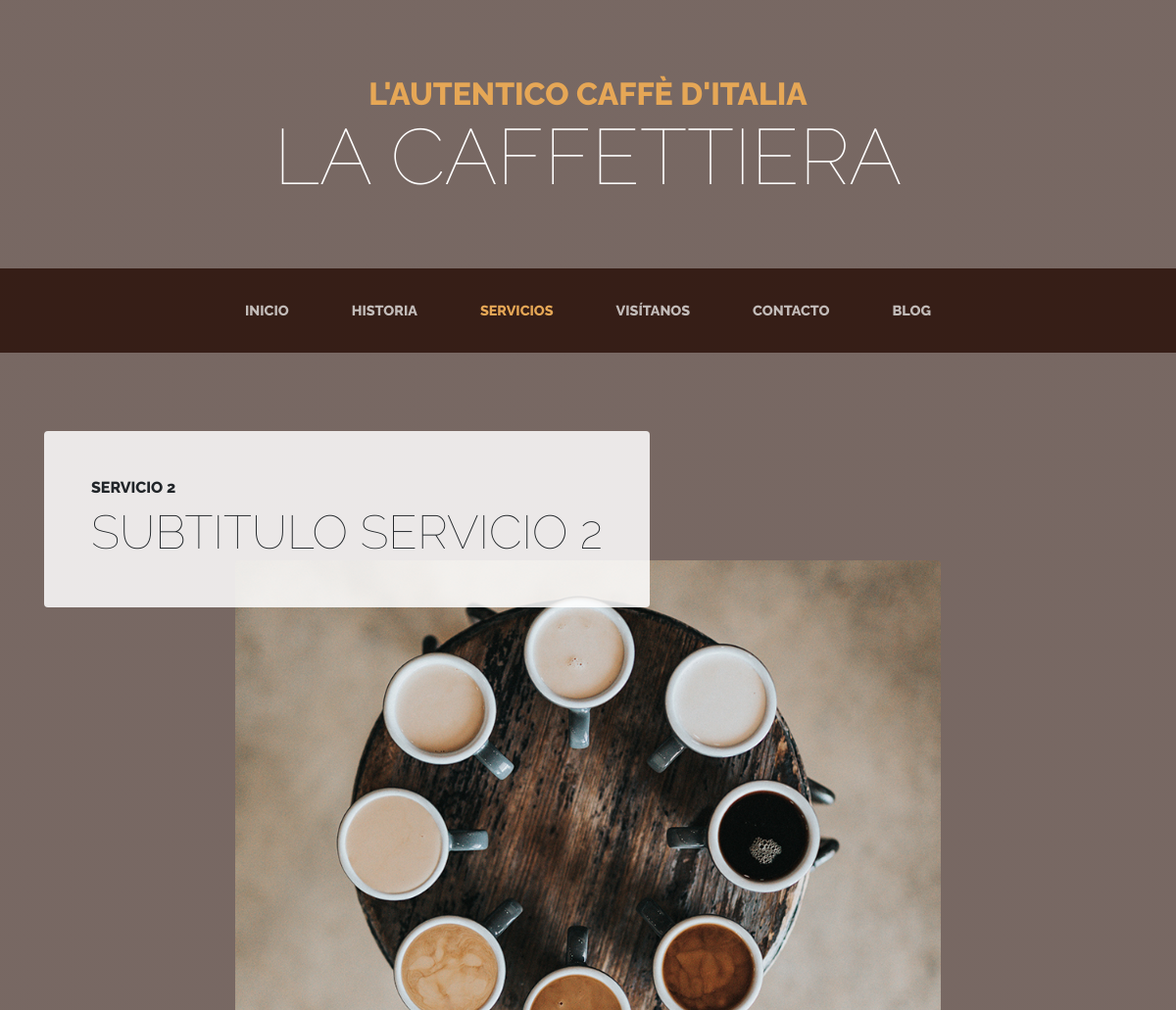
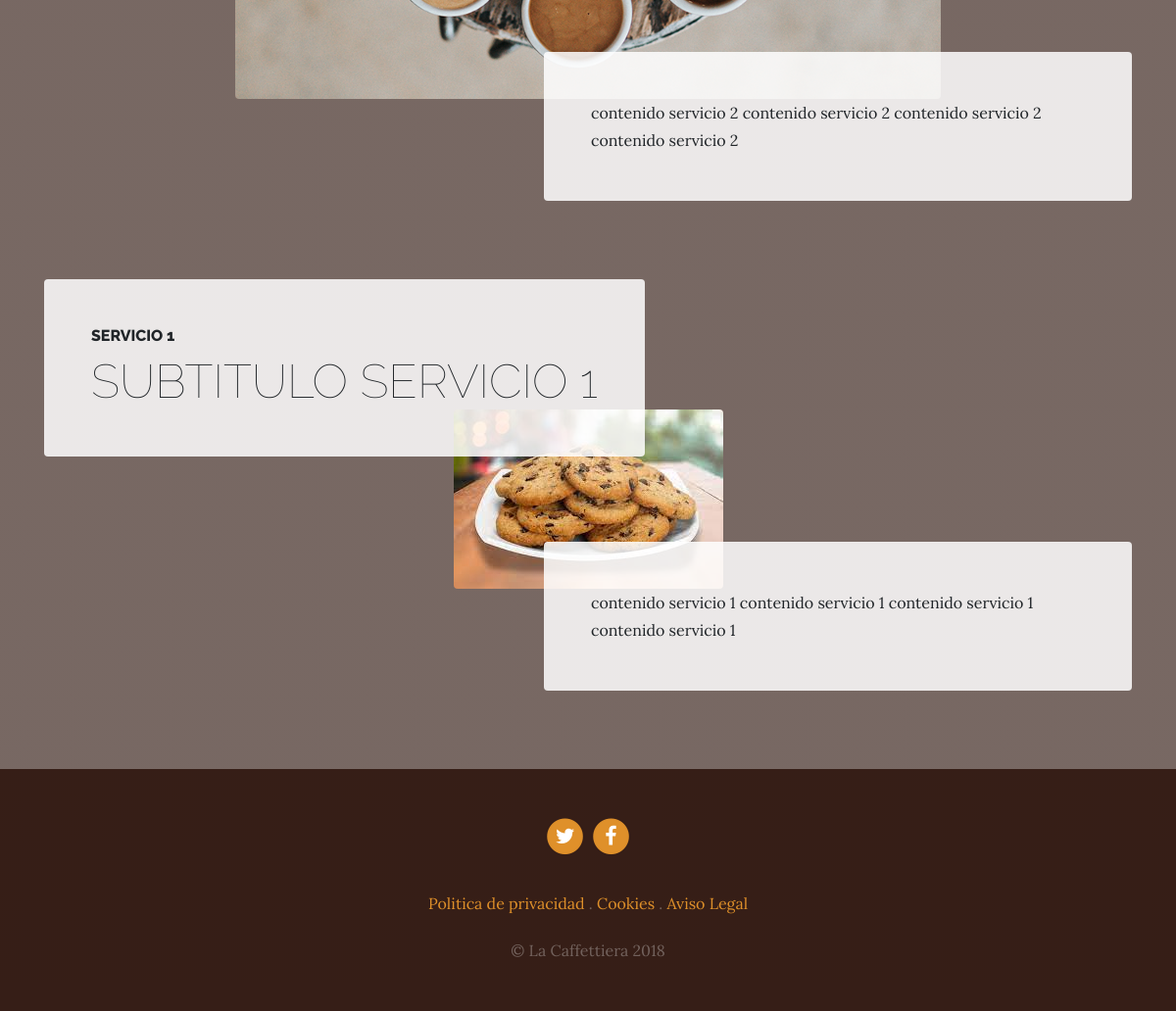
Page /services/ on the committed database (2 pictures, top to bottom).
### services/models.py (models this page shows, shortened)
class Service(models.Model):
    title = models.CharField(max_length=200, verbose_name="Titulo")
    subtitle = models.CharField(max_length=200, verbose_name="Subtitulo")
    content = models.TextField(verbose_name="Contenido")
    image = models.ImageField(verbose_name="Imagen", upload_to='services')
    created = models.DateTimeField(auto_now_add=True, verbose_name="Fecha de creacion")
    updated = models.DateTimeField(auto_now=True, verbose_name="Fecha de actualizacion")
    class Meta:
        verbose_name = "servicio"
        verbose_name_plural = "servicios"
        ordering = ["-created"]

### pages/models.py (models this page shows, shortened)
class Page(models.Model):
    title = models.CharField(verbose_name="Titulo", max_length=200)
    content = RichTextField(verbose_name="Contenido")
    order = models.SmallIntegerField(verbose_name="Orden", default=0)
    created = models.DateTimeField(auto_now_add=True, verbose_name="Fecha de creacion")
    updated = models.DateTimeField(auto_now=True, verbose_name="Fecha de actualizacion")
    class Meta:
        verbose_name = "Pagina"
        verbose_name_plural = "Paginas"
        ordering = ["order", "title"]

### services/views.py (the view)
# urls.py: path('', service_views.services, name='services'),
def services(request):
    services = Service.objects.all()
    return render(request, 'services/services.html', {'services': services})

### pages/templatetags/pages_extras.py (called while the page is built)
@register.simple_tag
def get_page_list():
    pages = Page.objects.all()
    return pages

### social/processors.py (called while the page is built)
def context_dict(request):
    ctx = {}
    links = Link.objects.all()
    for link in links:
        ctx[link.key] = link.url
    return ctx

### services/templates/services/services.html
{% extends 'core/base.html'%}
{% load static %}
{% block content %}
  {% for service in services %}
    <section class="page-section">
      <div class="container">
        <div class="product-item">
          <div class="product-item-title d-flex">
            <div class="bg-faded p-5 d-flex mr-auto rounded">
              <h2 class="section-heading mb-0">
                <span class="section-heading-upper">{{service.title}}</span>
                <span class="section-heading-lower">{{service.subtitle}}</span>
              </h2>
            </div>
          </div>
          <img class="product-item-img mx-auto d-flex rounded img-fluid mb-3 mb-lg-0" src="{{service.image.url}}" alt="">
          <div class="product-item-description d-flex ml-auto">
            <div class="bg-faded p-5 rounded">
              <p class="mb-0">{{service.content}}</p>
            </div>
          </div>
        </div>
      </div>
    </section>
  {% endfor %}
{% endblock %}

### core/templates/core/base.html (shortened to what this page needs)
<!DOCTYPE html>
<html lang="es">
<head>
  {% load static %}
  <link href="{% static 'core/vendor/bootstrap/css/bootstrap.min.css' %}" rel="stylesheet">
  <link href="{% static 'core/vendor/font-awesome/css/font-awesome.min.css' %}" rel="stylesheet" type="text/css">
  <link href="{% static 'core/css/business-casual.css' %}" rel="stylesheet">
</head>
<body>
  <h1 class="site-heading text-center text-white d-none d-lg-block">
    <span class="site-heading-upper text-primary mb-3">L'autentico caffè d'italia</span>
    <span class="site-heading-lower">La Caffettiera</span>
  </h1>
  <nav class="navbar navbar-expand-lg navbar-dark py-lg-4" id="mainNav">
    <div class="container">
      <div class="collapse navbar-collapse" id="navbarResponsive">
        <ul class="navbar-nav mx-auto">
          <li class="nav-item {% if request.path == '/' %}active{% endif %} px-lg-4">
            <a class="nav-link text-uppercase text-expanded" href="{% url 'home' %}">Inicio</a>
          </li>
          <li class="nav-item px-lg-4 {% if request.path == '/about/' %}active{% endif %}">
            <a class="nav-link text-uppercase  text-expanded" href="{% url 'about' %}">Historia</a>
          </li>
          <li class="nav-item px-lg-4 {% if request.path == '/services/' %}active{% endif %}">
            <a class="nav-link text-uppercase text-expanded" href="{% url 'services' %}">Servicios</a>
          </li>
          <li class="nav-item px-lg-4 {% if request.path == '/store/' %}active{% endif %}">
            <a class="nav-link text-uppercase text-expanded" href="{% url 'store' %}">Visítanos</a>
          </li>
          <li class="nav-item px-lg-4 {% if request.path == '/contact/' %}active{% endif %}">
            <a class="nav-link text-uppercase text-expanded" href="{% url 'contact' %}">Contacto</a>
          </li>
          <li class="nav-item px-lg-4 {% if request.path|slice:":6" == '/blog/'%}active{% endif %}">
            <a class="nav-link text-uppercase text-expanded" href="{% url 'blog' %}">Blog</a>
          </li>
        </ul>
      </div>
    </div>
  </nav>
  {% block content %}{% endblock %}
  <footer class="footer text-faded text-center py-5">
    <div class="container">
      <p class="m-0">
        {% if LINK_TWITTER %}
        <a href="{{LINK_TWITTER}}" class="link">
          <span class="fa-stack fa-lg">
            <i class="fa fa-circle fa-stack-2x"></i>
            <i class="fa fa-twitter fa-stack-1x fa-inverse"></i>
          </span>
        </a>
        {% endif %}
        {% if LINK_FACEBOOK %}
        <a href="{{LINK_FACEBOOK}}" class="link">
          <span class="fa-stack fa-lg">
            <i class="fa fa-circle fa-stack-2x"></i>
            <i class="fa fa-facebook fa-stack-1x fa-inverse"></i>
          </span>
        </a>
        {% endif %}
      </p>
      <p class="m-0 mbt">
        {% load pages_extras %}
        {% get_page_list as page_list %}
        {% for page in page_list %}
          <a href="{% url 'page' page.id page.title|slugify %}" class="link">{{page.title}}</a> {% if not forloop.last%}.{% endif %}
        {% endfor %}
      </p>
      <p class="m-0 mbt1">&copy; La Caffettiera 2018</p>
    </div>
  </footer>
</body>
</html>

### core/static/core/css/business-casual.css (style rules this page uses)
body { font-family: 'Lora'; background: linear-gradient(rgba(47, 23, 15, 0.65), rgba(47, 23, 15, 0.65)), url("../img/bg.jpg"); background-attachment: fixed; background-position: center; background-size: cover; }
h1, h2, h3, h4, h5, h6 { font-family: 'Raleway'; }
p { line-height: 1.75; }
.text-faded { color: rgba(255, 255, 255, 0.3); }
.site-heading { margin-top: 5rem; margin-bottom: 5rem; text-transform: uppercase; line-height: 1; font-family: 'Raleway'; }
.site-heading .site-heading-upper { display: block; font-size: 2rem; font-weight: 800; }
.site-heading .site-heading-lower { font-size: 5rem; font-weight: 100; line-height: 4rem; }
.page-section { margin-top: 5rem; margin-bottom: 5rem; }
.section-heading { text-transform: uppercase; }
.section-heading .section-heading-upper { display: block; font-size: 1rem; font-weight: 800; padding-bottom:.5rem; }
.section-heading .section-heading-lower { display: block; font-size: 3rem; font-weight: 100; }
.bg-faded { background-color: rgba(255, 255, 255, 0.85); }
#mainNav { background-color: rgba(47, 23, 15, 0.9); font-family: 'Raleway'; }
#mainNav .navbar-nav .nav-item .nav-link { color: rgba(255, 255, 255, 0.7); font-weight: 800; }
#mainNav .navbar-nav .nav-item.active .nav-link { color: #e6a756; }
@media (min-width: 992px) { #mainNav .navbar-nav .nav-item .nav-link { font-size: 0.9rem; } }
@media (min-width: 992px) { .product-item .product-item-title { position: relative; z-index: 1; margin-bottom: -3rem; } }
@media (min-width: 992px) { .product-item .product-item-img { position: relative; z-index: 0; max-width: 60vw; } }
@media (min-width: 992px) { .product-item .product-item-description { position: relative; z-index: 1; margin-top: -3rem; max-width: 50vw; } }
.footer { background-color: rgba(47, 23, 15, 0.9); }
.text-primary { color: #e6a756 !important; }
.mbt { padding-top: 2rem; }
.mbt1 { padding-top: 1.25rem; }
a.link { color: #df902a; }

### rows in the picture
Service: title "SERVICIO 2", subtitle "SUBTITULO SERVICIO 2", image (picture), content "contenido servicio 2 contenido servicio 2 contenido servicio 2 contenido servicio 2"
Service: title "SERVICIO 1", subtitle "SUBTITULO SERVICIO 1", image (picture), content "contenido servicio 1 contenido servicio 1 contenido servicio 1 contenido servicio 1"
Page: title "Politica de privacidad"
Page: title "Cookies"
Page: title "Aviso Legal"
